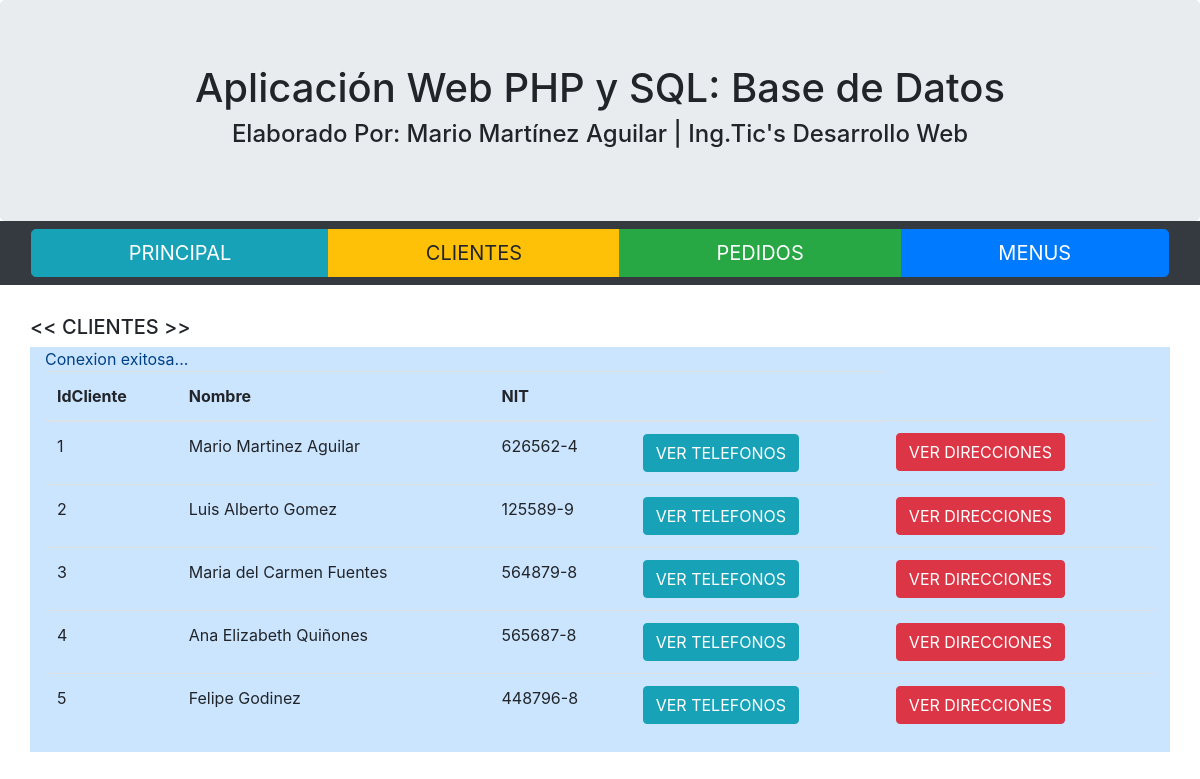
The page /clientes.php on the database its author committed.
### tables this page shows
CREATE TABLE `cliente` (
  `idCliente` int(11) NOT NULL,
  `Nombre` varchar(200) NOT NULL,
  `NIT` varchar(45) NOT NULL
);

### clientes.php (the view, shortened to what this page needs)
<!DOCTYPE html>
<html lang="en">
<head>
  <link rel="stylesheet" href="https://maxcdn.bootstrapcdn.com/bootstrap/4.5.0/css/bootstrap.min.css">
</head>
<body>
<div class="jumbotron text-center" style="margin-bottom:0">
<h1>Aplicación Web PHP y SQL: Base de Datos</h1>
<h4>Elaborado Por: Mario Martínez Aguilar | Ing.Tic's Desarrollo Web</h4>
</div>
<nav class="navbar navbar-expand-sm bg-dark navbar-dark">
	<div class="btn-group btn-group-lg align-items-center col-12">
	  <a href="index.php" class="btn btn-info btn-lg" role="button">PRINCIPAL</a>
	  <a href="clientes.php" class="btn btn-warning btn-lg" role="button">CLIENTES</a>
	  <a href="pedidos.php" class="btn btn-success btn-lg" role="button">PEDIDOS</a>
	  <a href="menus.php" class="btn btn-primary btn-lg" role="button">MENUS</a>
	</div>
</nav>
<div class="container" style="margin-top:30px">
  <div class="row">
  <h5> << CLIENTES >></h5>
    <div class="col-sm-12 alert-primary">
		<table class="table">
		  <thead>
			<tr>
			  <th scope="col">IdCliente</th>
			  <th scope="col">Nombre</th>
			  <th scope="col">NIT</th>
			  <th scope="col"></th>
			</tr>
		  </thead>
		  <tbody>
				<?php
              require('conexion.php');
              $sentencia = "SELECT * FROM cliente";
              $consulta = mysqli_query($conexion, $sentencia);
              while ($valor = mysqli_fetch_assoc($consulta)){
                echo "<tr>";
                      echo "<td>"; echo $valor['idCliente']; echo "</td>";
                      echo "<td>"; echo $valor['Nombre']; echo "</td>";
                      echo "<td>"; echo $valor['NIT']; echo "</td>";
                      echo "<td> <a href='vertelefonos.php?no=".$valor['idCliente']."''><button type='button' class='btn btn-info btn-md'>VER TELEFONOS</button></a> </td>";
                      echo "<td> <a href='verdirecciones.php?no=".$valor['idCliente']."''><button type='button' class='btn btn-danger btn-md'>VER DIRECCIONES</button></a> </td>";
                echo "</tr>";
              }
				?>
		  </tbody>
		</table>
    </div>
  </div>
</div>
</body>
</html>

### rows shown on the page
cliente: idCliente "1", Nombre "Mario Martinez Aguilar", NIT "626562-4"
cliente: idCliente "2", Nombre "Luis Alberto Gomez", NIT "125589-9"
cliente: idCliente "3", Nombre "Maria del Carmen Fuentes", NIT "564879-8"
cliente: idCliente "4", Nombre "Ana Elizabeth Quiñones", NIT "565687-8"
cliente: idCliente "5", Nombre "Felipe Godinez", NIT "448796-8"
